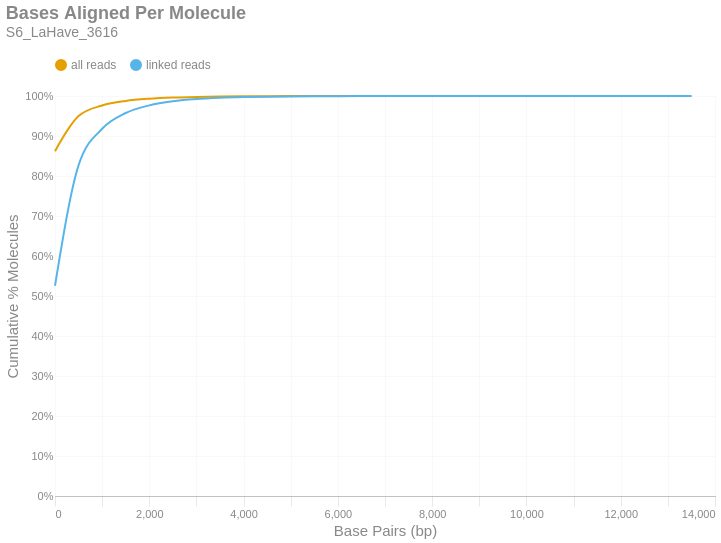

The notebook cell this image was saved under:
### Markdown cell above
### Bases Aligned Per Molecule
This is a cumulative frequency distribution showing the number of base pairs aligned per unique molecule. These data are shown in 500 bp bins. There are two distributions: one with `all reads` (yellow) and another with only `linked reads` (blue). The percent of molecules in the `linked reads` distribution is relative to the total number of linked molecules.

### Code cell
if SKIPLR:
    print_html(f"Skipped")
else:
    binned_df = consolidated_hist(valids['aligned_bp'], mask, 500, True)
    with SafeRender(binned_df):
        (
            density_plot(binned_df, 'Bases Aligned Per Molecule', samplename, 'basesper')
            .encode(
                x=alt.X('bin:Q', title="Base Pairs (bp)").axis(tickMinStep=500).scale(padding=0),
                y=alt.Y('value:Q', title='Cumulative % Molecules')
                    .axis(format='%')
                    .scale(domain = [0,1])
                    .stack(False),
                color=alt.Color("key:N").scale(domain = ["all reads", "linked reads"]),
                tooltip = [
                    alt.Tooltip("key:N", title = "Data Type"),
                    alt.Tooltip("range_label:N", title="Bases Aligned Per Molecule"),
                    alt.Tooltip("value:Q", format = ".2%", title="% Molecules (Cum.)")
                ]
            )
        ).display()

### Figure 1 — Vega-Lite specification as saved in the notebook (floating-point values rounded to 4 significant figures)
{"width": "container", "height": 400, "config": {"title": {"anchor": "start", "dy": -15, "fontSize": 18, "color": "#888888", "subtitleColor": "#888888", "subtitleFontSize": 14}, "arc": {"fill": "#0072B2"}, "axis": {"domainColor": "#888888", "domainWidth": 0.5, "gridWidth": 0.2, "grid": false, "titleFontWeight": 400, "titleFontSize": 15, "labelFontSize": 11, "labelColor": "#888888", "tickColor": "#888888", "tickWidth": 0.2, "titleColor": "#888888"}, "axisBand": {"grid": false}, "axisX": {"grid": true, "tickSize": 10, "domainCap": "round"}, "axisY": {"domain": false, "grid": true, "tickSize": 0, "domainCap": "round"}, "background": "transparent", "header": {"labelFontSize": 15, "labelColor": "#888888", "titleFontSize": 15, "titleFontWeight": 600, "titleColor": "#888888"}, "legend": {"labelFont": "sans-serif", "labelFontSize": 12, "labelColor": "#888888", "symbolSize": 100, "symbolType": "circle", "titleFontSize": 12, "titlePadding": 10, "titleColor": "#888888", "title": null, "orient": "top"}, "range": {"category": ["#E69F00", "#56B4E9", "#009E73", "#F0E442", "#0072B2", "#D55E00", "#CC79A7", "#000000"], "diverging": ["#cfe8f3", "#a2d4ec", "#73bfe2", "#46abdb", "#1696d2", "#12719e"]}, "area": {"fill": "#0072B2", "fillOpacity": 0.7, "line": true, "strokeOpacity": 0.7}, "line": {"color": "#0072B2", "stroke": "#0072B2", "strokeWidth": 2}, "trail": {"color": "#0072B2", "stroke": "#0072B2", "strokeWidth": 0, "size": 1}, "point": {"filled": true, "fillOpacity": 1.0, "size": 95}, "text": {"color": "#888888", "fontSize": 11, "align": "right", "fontWeight": 400, "size": 11}, "bar": {"fill": "#0072B2", "stroke": null}, "view": {"stroke": null, "continuousWidth": 660, "continuousHeight": 400}}, "data": {"name": "data-0eb7ac310b443412e80af292734f853f"}, "mark": {"type": "line", "interpolate": "monotone", "point": {"opacity": 0, "size": 275}}, "encoding": {"color": {"field": "key", "scale": {"domain": ["all reads", "linked reads"]}, "type": "nominal"}, "tooltip": [{"field": "key", "title": "Data Type", "type": "nominal"}, {"field": "range_label", "title": "Bases Aligned Per Molecule", "type": "nominal"}, {"field": "value", "format": ".2%", "title": "% Molecules (Cum.)", "type": "quantitative"}], "x": {"axis": {"tickMinStep": 500}, "field": "bin", "scale": {"padding": 0}, "title": "Base Pairs (bp)", "type": "quantitative"}, "y": {"axis": {"format": "%"}, "field": "value", "scale": {"domain": [0, 1]}, "stack": false, "title": "Cumulative % Molecules", "type": "quantitative"}}, "params": [{"name": "param_c36ac31b6afebe62", "select": {"type": "point", "fields": ["key"]}, "bind": "legend"}], "title": {"text": "Bases Aligned Per Molecule", "subtitle": "S6_LaHave_3616"}, "transform": [{"fold": ["all reads (cumsum)", "linked reads (cumsum)"]}, {"calculate": "replace(datum.key, ' (cumsum)', '')", "as": "key"}, {"filter": {"param": "param_c36ac31b6afebe62"}}], "usermeta": {"embedOptions": {"downloadFileName": "S6_LaHave_3616.basesper"}}, "$schema": "https://vega.github.io/schema/vega-lite/v6.1.0.json", "datasets": {"data-0eb7ac310b443412e80af292734f853f": [{"bin": "0.0", "interval": "0.0-500.0", "all reads": 0.8622, "linked reads": 0.5256, "all reads (cumsum)": 0.8622, "linked reads (cumsum)": 0.5256, "range_label": "0-499"}, {"bin": "500.0", "interval": "500.0-1000.0", "all reads": 0.08758, "linked reads": 0.3011, "all reads (cumsum)": 0.9497, "linked reads (cumsum)": 0.8267, "range_label": "500-999"}, {"bin": "1000.0", "interval": "1000.0-1500.0", "all reads": 0.02651, "linked reads": 0.09137, "all reads (cumsum)": 0.9762, "linked reads (cumsum)": 0.9181, "range_label": "1000-1499"}, {"bin": "1500.0", "interval": "1500.0-2000.0", "all reads": 0.01144, "linked reads": 0.03945, "all reads (cumsum)": 0.9877, "linked reads (cumsum)": 0.9575, "range_label": "1500-1999"}, {"bin": "2000.0", "interval": "2000.0-2500.0", "all reads": 0.005516, "linked reads": 0.01902, "all reads (cumsum)": 0.9932, "linked reads (cumsum)": 0.9766, "range_label": "2000-2499"}, {"bin": "2500.0", "interval": "2500.0-3000.0", "all reads": 0.002971, "linked reads": 0.01024, "all reads (cumsum)": 0.9962, "linked reads (cumsum)": 0.9868, "range_label": "2500-2999"}, {"bin": "3000.0", "interval": "3000.0-3500.0", "all reads": 0.001607, "linked reads": 0.00554, "all reads (cumsum)": 0.9978, "linked reads (cumsum)": 0.9923, "range_label": "3000-3499"}, {"bin": "3500.0", "interval": "3500.0-4000.0", "all reads": 0.00089, "linked reads": 0.003068, "all reads (cumsum)": 0.9987, "linked reads (cumsum)": 0.9954, "range_label": "3500-3999"}, {"bin": "4000.0", "interval": "4000.0-4500.0", "all reads": 0.0005279, "linked reads": 0.00182, "all reads (cumsum)": 0.9992, "linked reads (cumsum)": 0.9972, "range_label": "4000-4499"}, {"bin": "4500.0", "interval": "4500.0-5000.0", "all reads": 0.0003139, "linked reads": 0.001082, "all reads (cumsum)": 0.9995, "linked reads (cumsum)": 0.9983, "range_label": "4500-4999"}, {"bin": "5000.0", "interval": "5000.0-5500.0", "all reads": 0.0001892, "linked reads": 0.0006521, "all reads (cumsum)": 0.9997, "linked reads (cumsum)": 0.999, "range_label": "5000-5499"}, {"bin": "5500.0", "interval": "5500.0-6000.0", "all reads": 0.0001092, "linked reads": 0.0003763, "all reads (cumsum)": 0.9998, "linked reads (cumsum)": 0.9993, "range_label": "5500-5999"}, {"bin": "6000.0", "interval": "6000.0-6500.0", "all reads": 6.87e-05, "linked reads": 0.0002369, "all reads (cumsum)": 0.9999, "linked reads (cumsum)": 0.9996, "range_label": "6000-6499"}, {"bin": "6500.0", "interval": "6500.0-7000.0", "all reads": 4.64e-05, "linked reads": 0.00016, "all reads (cumsum)": 0.9999, "linked reads (cumsum)": 0.9997, "range_label": "6500-6999"}, {"bin": "7000.0", "interval": "7000.0-7500.0", "all reads": 2.528e-05, "linked reads": 8.715e-05, "all reads (cumsum)": 0.9999, "linked reads (cumsum)": 0.9998, "range_label": "7000-7499"}, {"bin": "7500.0", "interval": "7500.0-8000.0", "all reads": 1.651e-05, "linked reads": 5.691e-05, "all reads (cumsum)": 1.0, "linked reads (cumsum)": 0.9999, "range_label": "7500-7999"}, {"bin": "8000.0", "interval": "8000.0-8500.0", "all reads": 1.249e-05, "linked reads": 4.306e-05, "all reads (cumsum)": 1.0, "linked reads (cumsum)": 0.9999, "range_label": "8000-8499"}, {"bin": "8500.0", "interval": "8500.0-9000.0", "all reads": 7.882e-06, "linked reads": 2.717e-05, "all reads (cumsum)": 1.0, "linked reads (cumsum)": 0.9999, "range_label": "8500-8999"}, {"bin": "9000.0", "interval": "9000.0-9500.0", "all reads": 5.056e-06, "linked reads": 1.743e-05, "all reads (cumsum)": 1.0, "linked reads (cumsum)": 1.0, "range_label": "9000-9499"}, {"bin": "9500.0", "interval": "9500.0-10000.0", "all reads": 3.569e-06, "linked reads": 1.23e-05, "all reads (cumsum)": 1.0, "linked reads (cumsum)": 1.0, "range_label": "9500-9999"}, {"bin": "10000.0", "interval": "10000.0-10500.0", "all reads": 1.933e-06, "linked reads": 6.665e-06, "all reads (cumsum)": 1.0, "linked reads (cumsum)": 1.0, "range_label": "10000-10499"}, {"bin": "10500.0", "interval": "10500.0-11000.0", "all reads": 1.041e-06, "linked reads": 3.589e-06, "all reads (cumsum)": 1.0, "linked reads (cumsum)": 1.0, "range_label": "10500-10999"}, {"bin": "11000.0", "interval": "11000.0-11500.0", "all reads": 1.338e-06, "linked reads": 4.614e-06, "all reads (cumsum)": 1.0, "linked reads (cumsum)": 1.0, "range_label": "11000-11499"}, {"bin": "11500.0", "interval": "11500.0-12000.0", "all reads": 2.974e-07, "linked reads": 1.025e-06, "all reads (cumsum)": 1.0, "linked reads (cumsum)": 1.0, "range_label": "11500-11999"}, {"bin": "12000.0", "interval": "12000.0-12500.0", "all reads": 7.435e-07, "linked reads": 2.563e-06, "all reads (cumsum)": 1.0, "linked reads (cumsum)": 1.0, "range_label": "12000-12499"}, {"bin": "12500.0", "interval": "12500.0-13000.0", "all reads": 4.461e-07, "linked reads": 1.538e-06, "all reads (cumsum)": 1.0, "linked reads (cumsum)": 1.0, "range_label": "12500-12999"}, {"bin": "13000.0", "interval": "13000.0-13500.0", "all reads": 0.0, "linked reads": 0.0, "all reads (cumsum)": 1.0, "linked reads (cumsum)": 1.0, "range_label": "13000-13499"}, {"bin": "13500.0", "interval": "13500.0-14000.0", "all reads": 2.974e-07, "linked reads": 1.025e-06, "all reads (cumsum)": 1.0, "linked reads (cumsum)": 1.0, "range_label": "13500-13999"}]}}
